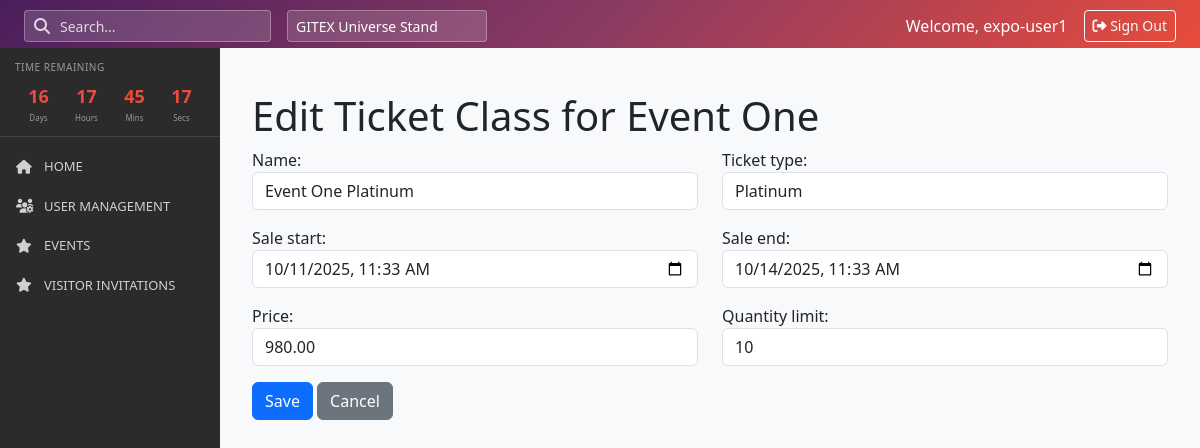
Page /events/1/ticketclasses/1/update/ (signed in) on the committed database.
### accounts/models.py (models this page shows, shortened)
class User(AbstractUser, TimestampedModel):
    user_type = models.CharField(
        max_length=20,
        choices=UserType.choices(),
        default=UserType.EXHIBITOR_TEAM.value,
        db_index=True
    )
    email = models.EmailField(unique=True)
    phone_number = PhoneNumberField(blank=True, null=True)
    specialization = models.CharField(
        max_length=20,
        choices=Specialization.choices(),
        blank=True,
        null=True
    )
    company_name = models.CharField(max_length=255, blank=True, null=True)
    position = models.CharField(max_length=100, blank=True, null=True)
    lead_capture_access = models.BooleanField(default=False)
    lead_export_access = models.BooleanField(default=False)
    USERNAME_FIELD = 'email'
    REQUIRED_FIELDS = ['username']
    class Meta:
        permissions = [
            ("can_manage_events", "Can manage events"),
            ("can_manage_exhibitors", "Can manage exhibitors"),
            ("can_manage_invitations", "Can manage invitations"),
            ("can_manage_team_members", "Can manage team members"),
        ]

### events/models.py (models this page shows, shortened)
class Event(TimestampedModel):
    name = models.CharField(max_length=255)
    description = models.TextField(blank=True, null=True)
    start_date = models.DateTimeField()
    end_date = models.DateTimeField()
    location = models.CharField(max_length=255, blank=True, null=True)
    created_by = models.ForeignKey(
        User,
        on_delete=models.SET_NULL,
        null=True,
        related_name='created_events'
    )

class TicketClass(TimestampedModel):
    event = models.ForeignKey(Event, on_delete=models.CASCADE, related_name='ticket_classes')
    name = models.CharField(max_length=100)
    ticket_type = models.CharField(
        max_length=20,
        choices=TicketType.choices(),
        db_index=True
    )
    sale_start = models.DateTimeField()
    sale_end = models.DateTimeField()
    price = models.DecimalField(max_digits=10, decimal_places=2)
    quantity_limit = models.PositiveIntegerField()
    available_quantity = models.PositiveIntegerField(editable=False)

### events/views.py (the view)
# urls.py: path('events/<int:event_id>/ticketclasses/<int:pk>/update/', views.ticketclass_update, name='ticketclass_update'),
@login_required
def ticketclass_update(request, pk, event_id):
    event = get_object_or_404(Event, pk=event_id)
    ticket_class = get_object_or_404(TicketClass, pk=pk, event=event)
    if request.method == 'POST':
        form = TicketClassForm(request.POST, instance=ticket_class)
        if form.is_valid():
            form.save()
            messages.success(request, 'Ticket class updated successfully.')
            return redirect('events:ticketclass_list', event_id=event_id)
    else:
        form = TicketClassForm(instance=ticket_class)
    return render(request, 'events/ticketclass_form.html', {'form': form, 'event': event})

### events/forms.py (shortened to what this page needs)
class TicketClassForm(forms.ModelForm):
    class Meta:
        model = TicketClass
        fields = ['name', 'ticket_type', 'sale_start', 'sale_end', 'price', 'quantity_limit']
        widgets = {
            'name': forms.TextInput(attrs={'class': 'form-control'}),
            'ticket_type': forms.Select(attrs={'class': 'form-control'}),
            'sale_start': forms.DateTimeInput(attrs={'class': 'form-control', 'type': 'datetime-local'}),
            'sale_end': forms.DateTimeInput(attrs={'class': 'form-control', 'type': 'datetime-local'}),
            'price': forms.NumberInput(attrs={'class': 'form-control', 'step': '0.01'}),
            'quantity_limit': forms.NumberInput(attrs={'class': 'form-control', 'min': 0}),
        }
    def __init__(self, *args, **kwargs):
        event = kwargs.pop('event', None)
        super().__init__(*args, **kwargs)
        if event:
            self.fields['event'].initial = event
            self.fields['event'].widget = forms.HiddenInput()

### templates/events/ticketclass_form.html (shortened to what this page needs)
{% extends 'base/base.html' %}
{% load static %}
{% block content %}
<div class="container mt-4">
    <h1>{% if form.instance.pk %}Edit{% else %}Create{% endif %} Ticket Class for {{ event.name }}</h1>
    <form method="post">
        <div class="row">
            <div class="col-md-6">
                {{ form.name.label_tag }}
                {{ form.name }}
            </div>
            <div class="col-md-6">
                {{ form.ticket_type.label_tag }}
                {{ form.ticket_type }}
            </div>
        </div>
        <div class="row mt-3">
            <div class="col-md-6">
                {{ form.sale_start.label_tag }}
                {{ form.sale_start }}
            </div>
            <div class="col-md-6">
                {{ form.sale_end.label_tag }}
                {{ form.sale_end }}
            </div>
        </div>
        <div class="row mt-3">
            <div class="col-md-6">
                {{ form.price.label_tag }}
                {{ form.price }}
            </div>
            <div class="col-md-6">
                {{ form.quantity_limit.label_tag }}
                {{ form.quantity_limit }}
            </div>
        </div>
        <div class="mt-3">
            <button type="submit" class="btn btn-primary">Save</button>
            <a href="{% url 'events:ticketclass_list' event.pk %}" class="btn btn-secondary">Cancel</a>
        </div>
    </form>
</div>
{% endblock %}

### templates/base/base.html (shortened to what this page needs)
<!DOCTYPE html>
<html lang="en">
<head>
    <link href="https://cdn.jsdelivr.net/npm/bootstrap@5.3.0/dist/css/bootstrap.min.css" rel="stylesheet">
    <link rel="stylesheet" href="https://cdnjs.cloudflare.com/ajax/libs/font-awesome/6.4.0/css/all.min.css">
    <link href="https://cdn.jsdelivr.net/npm/select2@4.1.0-rc.0/dist/css/select2.min.css" rel="stylesheet">
    <link href="https://cdn.jsdelivr.net/npm/select2-bootstrap-5-theme@1.3.0/dist/select2-bootstrap-5-theme.min.css" rel="stylesheet">
    <link rel="stylesheet" href="https://cdn.datatables.net/1.13.6/css/dataTables.bootstrap5.min.css">
</head>
<body>
    <div class="top-header">
        <div class="container-fluid px-4">
            <div class="row align-items-center">
                <div class="col-md-6">
                    <div class="d-flex align-items-center gap-3">
                        <div class="search-wrapper">
                            <i class="fas fa-search search-icon"></i>
                            <input type="text" class="form-control search-input form-control-sm" placeholder="Search...">
                        </div>
                        <select class="form-select form-select-sm" style="width: 200px; background: rgba(255,255,255,0.15); border-color: rgba(255,255,255,0.3); color: white; height: 32px;">
                            <option>GITEX Universe Stand</option>
                        </select>
                    </div>
                </div>
                <div class="col-md-6 text-end d-flex align-items-center justify-content-end">
                    <span class="me-3">Welcome, {% if user.is_authenticated %}{{ user.get_full_name|default:user.username }}{% else %}Guest{% endif %}</span>
                    {% if user.is_authenticated %}
                        <a href="{% url 'accounts:logout' %}" class="btn btn-sm btn-outline-light" style="height: 32px;">
                            <i class="fas fa-sign-out-alt"></i> Sign Out
                        </a>
                    {% else %}
                        <a href="{% url 'accounts:login' %}" class="btn btn-sm btn-outline-light" style="height: 32px;">
                            <i class="fas fa-sign-in-alt"></i> Sign In
                        </a>
                    {% endif %}
                </div>
            </div>
        </div>
    </div>
    <div class="app-wrapper">
        <nav class="sidebar" id="sidebar">
            {% include 'components/_sidebar.html' %}
        </nav>
        <main class="main-content">
            {% block content %}{% endblock %}
        </main>
    </div>
</body>
</html>

### rows in the picture
User: get_full_name "expo-user1"
Event: name "Event One"
TicketClass: name "Event One Platinum", ticket_type "Platinum", sale_start "10/11/2025 11:33", sale_end "10/14/2025 11:33", price "980.00", quantity_limit "10"
